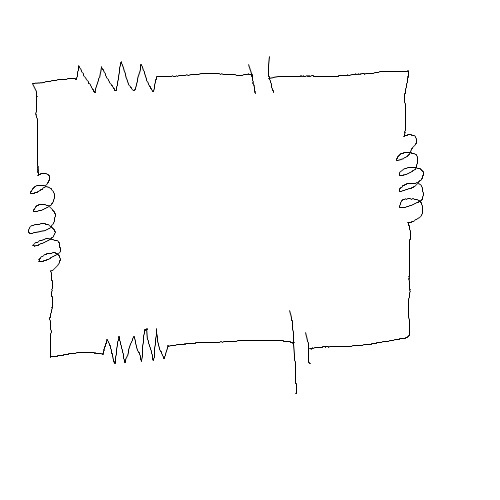
#> input picture full/4.png, 500 x 500 px
$ python 4thsem.py   (older library calls are emulated)
#> lines starting #> are read from the running program, lines starting #| are printed output that depends on the picture; after the words box and inside, x2 and y2 are one past the last pixel; in counts of white or black regions, pixels touching at a corner belong together
import numpy as np
import cv2
import math
import sys
np.set_printoptions(threshold=np.nan)

def show(image,name="image"):
	cv2.imshow(name,image)
	cv2.waitKey(0)

def slope(line=[]):
	if (line[0]!=line[2]):
		return math.degrees(math.atan(float(line[1]-line[3])/(line[0]-line[2])))
	else:
		return 90

def findlines(img,mul,x=10):
	thresh = img.copy()
	comp = np.zeros(img.shape,np.uint8)
	i=0
	while (i+mul<thresh.shape[0]):
		j=0
		while (j+mul<thresh.shape[1]):
			temp = []
			for i1 in range (i,i+mul):
				temp1 = []
				for j1 in range (j,j+mul):
					#print(i1,j1)
					temp1.append(thresh[i1][j1])
				temp.append(temp1)
			temp=np.array(temp)
			_,contours,h1 = cv2.findContours(temp,1,2)

			if (len(contours)>1):
				for i1 in range (i,i+mul):
					for j1 in range (j,j+mul):
						thresh[i1][j1]=0
						comp[i1][j1]=200
			j+=x
		i+=x
	return comp

def getComponents(image, components):
	CompImages = []
	for component in components:
		x,y,w,h = component
		if(h<w):
			img = np.zeros((h,w),np.uint8)
			for X in range(0,h):
				for Y in range(0,w):
					img[X][Y] = image[y+X][x+Y]
			show(img,"imgh")
			CompImages.append(img)
		else:
			img = np.zeros((w,h),np.uint8)
			for X in range(0,h):
				for Y in range(0,w):
					img[Y][X] = image[y+X][x+Y]
			show(img,"imgv")
			CompImages.append(img)
	return CompImages

file = "full/4.png"
# print(file)
i = cv2.imread(file,0)
#> i is the input picture: shape (500, 500); min 0, max 255, mean 252.7
show(i)
orig=i.copy()
img1=i.copy()
img2=i.copy()
#img=cv2.cvtColor(i, cv2.COLOR_BGR2GRAY)
(wm,hm)=img1.shape
#> wm = 500; hm = 500
ret,thresh = cv2.threshold(img1,150,255,1)   ### skeletonization needs white on black so 1
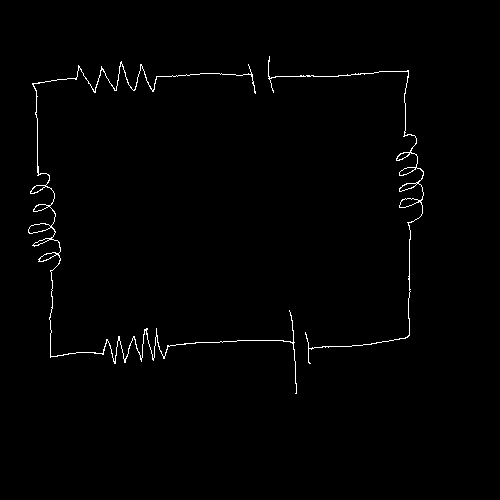
#> thresh: shape (500, 500); 0.97% white in thin lines or dots, all inside (x1, y1, x2, y2) = (28, 56, 424, 394)
ret,BW = cv2.threshold(img1,150,255,0)		# gives Black on white
# show(thresh,"before")
img=thresh.copy()
show(thresh,"cj")
element = cv2.getStructuringElement(cv2.MORPH_CROSS,(3,3))
done = False
skel = np.zeros(img.shape,np.uint8)
size = np.size(img)
#> size = 250000
while(done==0):
	eroded = cv2.erode(img,element)
	temp = cv2.dilate(eroded,element)
	temp = cv2.subtract(img,temp)
	skel = cv2.bitwise_or(skel,temp)
	img = eroded.copy()
	zeros = size - cv2.countNonZero(img)
	if zeros==size:
		done = True
#> this loop made 2 passes
#> zeros on passes 1 to 2: 249996, 250000

final=thresh.copy()
sqsize = 20
shift = 5
comp=findlines(thresh,sqsize,shift)
#> after the loop in findlines, `while (i+mul<thresh.shape[0]):`: comp: shape (500, 500); values 0 (black) and 200 (white), 8.9% white; 12 white regions, largest, box (x1, y1, x2, y2) and area: (380, 115, 435, 235) 4200, (70, 50, 195, 95) 4050, (20, 170, 70, 270) 3675
#> after the loop in findlines, `while (i+mul<thresh.shape[0]):`: temp: shape (20, 20); every value is 0
#> after the loop in findlines, `while (i+mul<thresh.shape[0]):`:
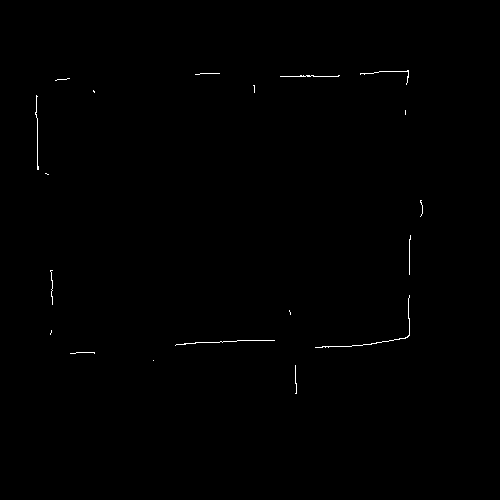
#> thresh: shape (500, 500); 0.28% white in thin lines or dots, all inside (x1, y1, x2, y2) = (35, 70, 423, 394)
#> after the loop in findlines, `while (i+mul<thresh.shape[0]):`: i = 480
show(comp,"comp")
components = []
wires = []
_,contours,h1 = cv2.findContours(comp,1 ,2)
#> contours = 12 contours; largest, box (x1, y1, x2, y2) and area: (380, 115, 435, 235) 4013, (70, 50, 195, 95) 3864, (20, 170, 70, 270) 3517, (90, 310, 175, 365) 3211, (220, 50, 280, 95) 1724; h1 = [[1, -1, -1, -1], [2, 0, -1, -1], [3, 1, -1, -1], [4, 2, -1, -1], [5, 3, -1, -1], [6, 4, -1, -1], [7, 5, -1, -1], [8, 6, -1, -1], [9, 7, -1, -1], [10, 8, -1, -1], [11, 9, -1, -1], [-1, 10, -1, -1]]
for cont in contours:
	(x,y,w,h)= cv2.boundingRect(cont)
	if(w/h < 1.2 and w/h > 0.8):
		continue
	if(w<(sqsize*1.75) or h<(sqsize*1.75)):
		continue
	# print(x,y,w,h)
	x-=5
	y-=5
	w+=10
	h+=10
	components.append((x,y,w,h))
	cv2.rectangle(orig,(x,y),(x+w,y+h),(0,0,255),2)
	cv2.rectangle(final,(x,y),(x+w,y+h),0,-1)
	show(orig,"components")
#> this loop made 12 passes
#> (x, y, w, h) on passes 1, 2, 3, 4, 6, 7, 8, 9, 10, 11, 12: (45, 335, 25, 25), (270, 310, 50, 60), (85, 305, 95, 65), (35, 305, 35, 25), (15, 165, 60, 110), (375, 110, 65, 130), (390, 85, 35, 25), (20, 70, 35, 25), (335, 55, 25, 25), (215, 45, 70, 55), (65, 45, 135, 55)
#> (cont, x, y, w, h) on pass 5: ([[390, 275], [390, 294], [414, 294], [414, 275]], 390, 275, 25, 20)
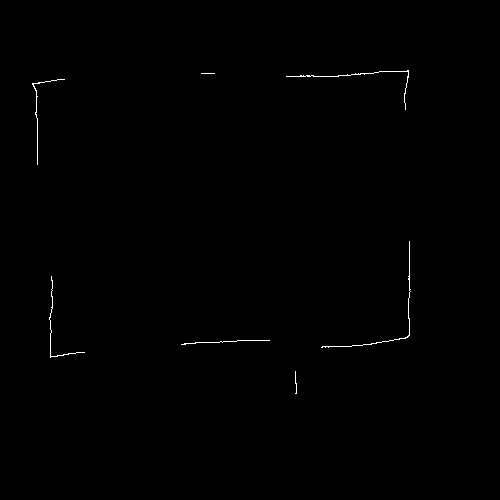
#> final: shape (500, 500); 0.3% white in thin lines or dots, all inside (x1, y1, x2, y2) = (32, 70, 411, 394)
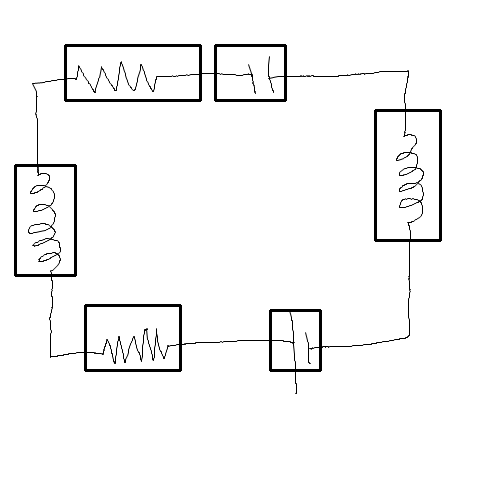
#> orig: shape (500, 500); min 0, max 255, mean 246.9
#> after the loop, components = [(270, 310, 50, 60), (85, 305, 95, 65), (15, 165, 60, 110), (375, 110, 65, 130), (215, 45, 70, 55), (65, 45, 135, 55)]
print(components)
#| [(270, 310, 50, 60), (85, 305, 95, 65), (15, 165, 60, 110), (375, 110, 65, 130), (215, 45, 70, 55), (65, 45, 135, 55)]

CompImages = getComponents(BW, components)
#> the loop in getComponents, `for component in components:` made 6 passes
#> pass 2, in show (call 11), `cv2.imshow(name,image)`:
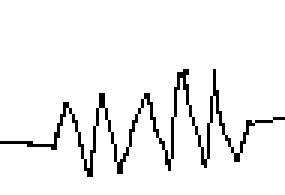
#> window 'imgh': shape (65, 95) (shown 3 times larger); 94.4% white; black in thin lines or dots, all inside (x1, y1, x2, y2) = (0, 23, 95, 59)
#> after the loop in getComponents, `for component in components:`:
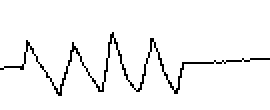
#> img: shape (55, 135) (shown 2 times larger); 95.8% white; black in thin lines or dots, all inside (x1, y1, x2, y2) = (0, 16, 135, 48)
#> after the loop in getComponents, `for component in components:`: CompImages = 6 items
#> CompImages = 6 items

_,contours,h1 = cv2.findContours(final,1 ,2)
#> contours = 7 contours, all with area under 20; h1 = [[1, -1, -1, -1], [2, 0, -1, -1], [3, 1, -1, -1], [4, 2, -1, -1], [5, 3, -1, -1], [6, 4, -1, -1], [-1, 5, -1, -1]]
for cont in contours:
	(x,y,w,h)= cv2.boundingRect(cont)
	# print(x,y,w,h)
	cv2.rectangle(img2,(x,y),(x+w,y+h),(0,0,255),2)
#> this loop made 7 passes
#> (x, y, w, h) on passes 1, 2, 3, 4, 5, 7: (295, 371, 2, 23), (181, 340, 89, 5), (49, 276, 36, 82), (321, 241, 90, 107), (32, 79, 33, 86), (286, 70, 123, 40)
#> (cont, x, y, w, h) on pass 6: ([[201, 73], [214, 73]], 201, 73, 14, 1)
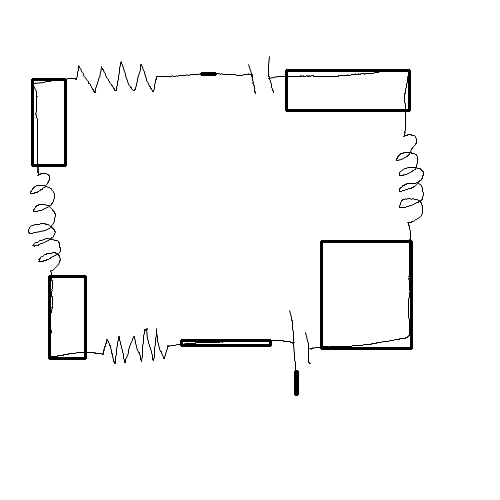
#> img2: shape (500, 500); min 0, max 255, mean 248.5
show(img2,"wires")

cv2.destroyAllWindows()

$ run again, with full/1.png copied over full/4.png
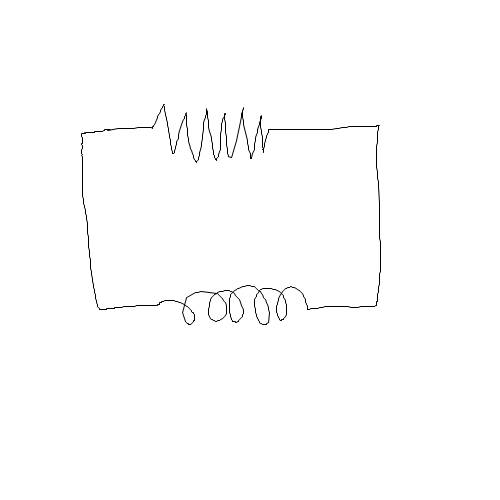
#> input picture full/1.png, 500 x 500 px
#> i is the input picture: shape (500, 500); min 0, max 255, mean 253.3
#> BW: shape (500, 500); 99.3% white; black in thin lines or dots, all inside (x1, y1, x2, y2) = (81, 104, 381, 325)
#> size = 250000
#> the loop `while(done==0):` made 1 pass
#> zeros on pass 1: 250000
#> after the loop in findlines, `while (i+mul<thresh.shape[0]):`:
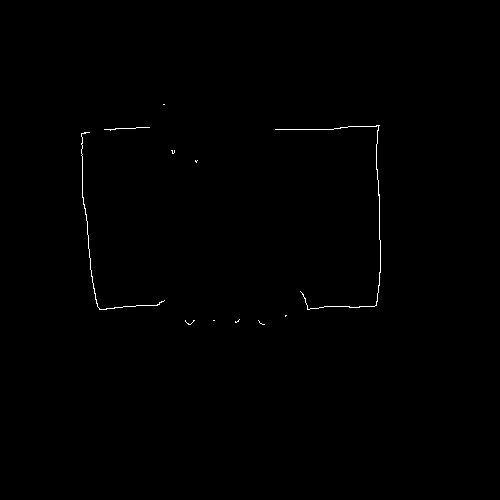
#> thresh: shape (500, 500); 0.3% white in thin lines or dots, all inside (x1, y1, x2, y2) = (81, 104, 381, 325)
#> after the loop in findlines, `while (i+mul<thresh.shape[0]):`: i = 480
#> `_,contours,h1 = cv2.findContours(comp,1 ,2)`: contours = 3 contours; box (x1, y1, x2, y2) and area: (150, 95, 275, 165) 6578, (165, 270, 300, 325) 5100, (90, 130, 110, 150) 361; h1 = [[1, -1, -1, -1], [2, 0, -1, -1], [-1, 1, -1, -1]]
#> the loop `for cont in contours:` made 3 passes
#> (x, y, w, h) on passes 1, 3: (160, 265, 145, 65), (145, 90, 135, 80)
#> after the loop `for cont in contours:`: components = [(160, 265, 145, 65), (145, 90, 135, 80)]
#| [(160, 265, 145, 65), (145, 90, 135, 80)]
#> the loop in getComponents, `for component in components:` made 2 passes
#> pass 2, in show (call 7), `cv2.imshow(name,image)`:
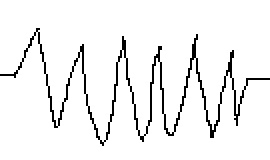
#> window 'imgh': shape (80, 135) (shown 2 times larger); 94.2% white; black in thin lines or dots, all inside (x1, y1, x2, y2) = (0, 14, 135, 73)
#> after the loop in getComponents, `for component in components:`: CompImages = 2 items
#> `_,contours,h1 = cv2.findContours(final,1 ,2)`: contours = 2 contours, 1 with area under 20; largest, box (x1, y1, x2, y2) and area: (81, 127, 160, 310) 24; h1 = [[1, -1, -1, -1], [-1, 0, -1, -1]]
#> the loop `for cont in contours:` made 2 passes
#> (x, y, w, h) on passes 1 to 2: (81, 127, 79, 183), (281, 125, 100, 185)

$ run again, with full/3.png copied over full/4.png
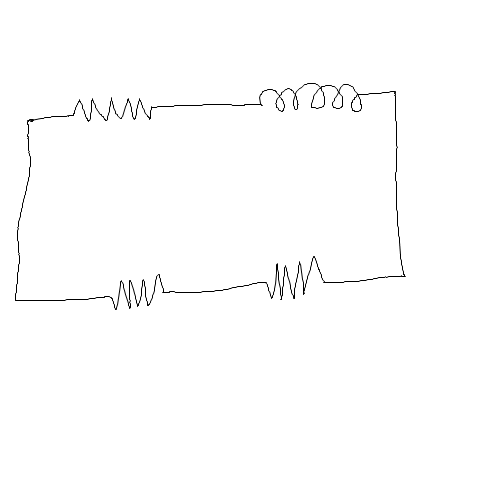
#> input picture full/3.png, 500 x 500 px
#> i is the input picture: shape (500, 500); min 0, max 255, mean 253
#> BW: shape (500, 500); 99.2% white; black in thin lines or dots, all inside (x1, y1, x2, y2) = (15, 83, 406, 310)
#> size = 250000
#> the loop `while(done==0):` made 2 passes
#> zeros on passes 1 to 2: 249997, 250000
#> after the loop in findlines, `while (i+mul<thresh.shape[0]):`: i = 480
#> `_,contours,h1 = cv2.findContours(comp,1 ,2)`: contours = 5 contours; box (x1, y1, x2, y2) and area: (215, 70, 395, 110) 5226, (250, 245, 325, 300) 3100, (65, 80, 160, 120) 3086, (95, 260, 165, 310) 2734, (10, 150, 35, 175) 527; h1 = [[1, -1, -1, -1], [2, 0, -1, -1], [3, 1, -1, -1], [4, 2, -1, -1], [-1, 3, -1, -1]]
#> the loop `for cont in contours:` made 5 passes
#> (x, y, w, h) on passes 1 to 5: (90, 255, 80, 60), (245, 240, 85, 65), (10, 150, 25, 25), (60, 75, 105, 50), (210, 65, 190, 50)
#> after the loop `for cont in contours:`: components = [(90, 255, 80, 60), (245, 240, 85, 65), (60, 75, 105, 50), (210, 65, 190, 50)]
#| [(90, 255, 80, 60), (245, 240, 85, 65), (60, 75, 105, 50), (210, 65, 190, 50)]
#> the loop in getComponents, `for component in components:` made 4 passes
#> after the loop in getComponents, `for component in components:`:
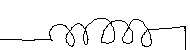
#> img: shape (50, 190); 95.2% white; black in thin lines or dots, all inside (x1, y1, x2, y2) = (0, 18, 186, 50)
#> after the loop in getComponents, `for component in components:`: CompImages = 4 items
#> `_,contours,h1 = cv2.findContours(final,1 ,2)`: contours = 4 contours, 3 with area under 20; largest, box (x1, y1, x2, y2) and area: (15, 116, 90, 301) 22; h1 = [[1, -1, -1, -1], [2, 0, -1, -1], [3, 1, -1, -1], [-1, 2, -1, -1]]
#> the loop `for cont in contours:` made 4 passes
#> (x, y, w, h) on passes 1 to 4: (171, 285, 74, 8), (331, 116, 75, 167), (15, 116, 75, 185), (166, 104, 44, 3)
